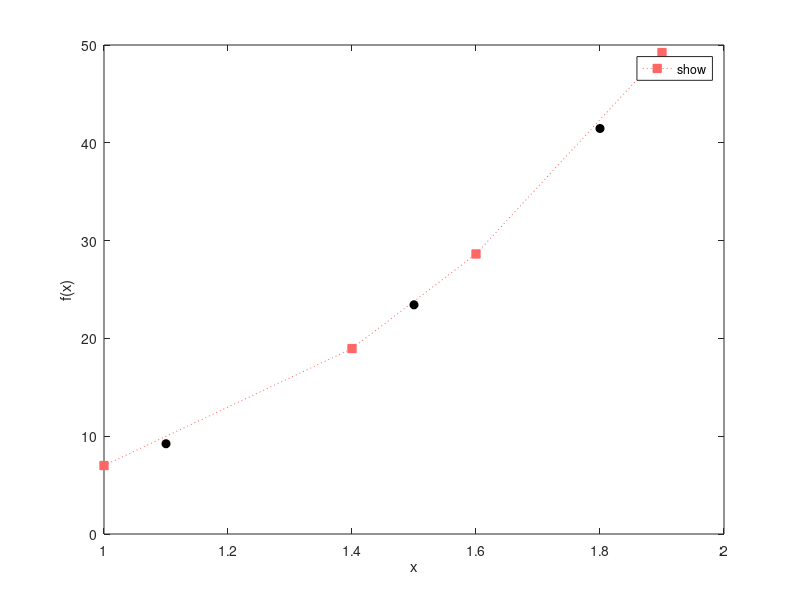

MATLAB code for this plot:
%% Code 3-2b | Backward Newton Interpolaion Operator
clc; clear; close all
X = [1 1.4 1.6 1.9];                  %data points
F = [7 18.9616 28.6336 49.2271].';    %data points for function values
Xi = [1.1 1.5 1.8];                   %interpolation points
%Metod__________________________________________________________________
X = X(:); Xi = Xi(:);
n = numel(X); m = numel(Xi);
N = ones(n);  Ni = ones(m,n);
for j = n-1:-1:1
    N(j+1:n,j) = 0; J = 1:j;
    N(J,J)  = bsxfun(@times,N(J,J) ,X(J)-X(j+1));
    Ni(:,J) = bsxfun(@times,Ni(:,J),Xi-X(j+1));
end
P = Ni/N;
Fi = P*F;
%Illustration___________________________________________________________
plot(X,F,'linestyle',':','Color',[1 0.4 0.4],...
    'Marker','s','MarkerFaceColor',[1 0.4 0.4],...
    'displayname','Initial points'); hold on
plot(Xi,Fi,'linestyle','none','Color','k',...
    'Marker','o','MarkerFaceColor','k',...
    'displayname','Interpolated points');
xlabel('x'); ylabel('f(x)');
legend('show','location','best');
